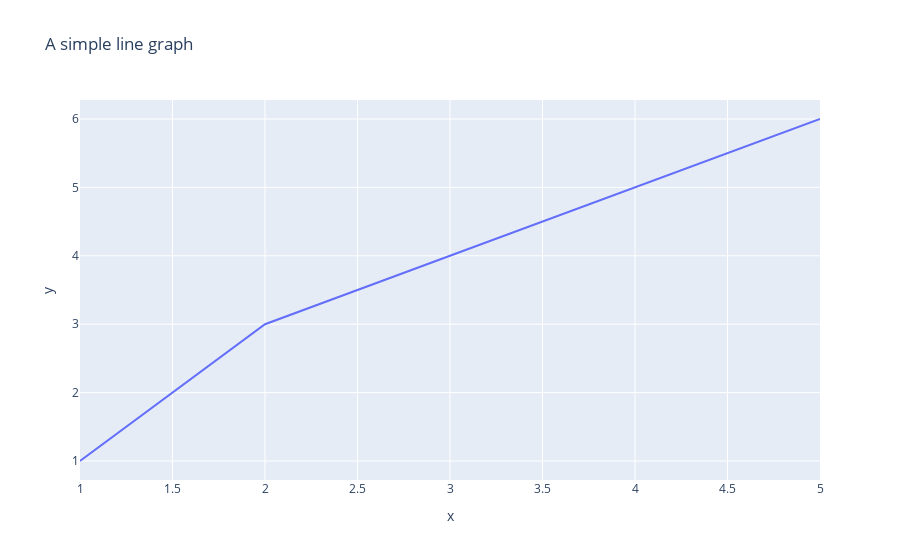

This figure's notebook cell:
### Markdown cell above
# Interactive Line Chart

### Code cell
import plotly.express as px

x = [1, 2, 3, 4, 5]
y = [1, 3, 4, 5, 6]
fig = px.line(x=x, y=y, title="A simple line graph")
fig.show()

### Figure 1 — Plotly figure (JSON) as saved in the notebook; plotly's stock layout.template omitted (floating-point values rounded to 4 significant figures)
{"data": [{"hovertemplate": "x=%{x}<br>y=%{y}<extra></extra>", "legendgroup": "", "line": {"color": "#636efa", "dash": "solid"}, "marker": {"symbol": "circle"}, "mode": "lines", "name": "", "orientation": "v", "showlegend": false, "type": "scatter", "x": [1, 2, 3, 4, 5], "xaxis": "x", "y": [1, 3, 4, 5, 6], "yaxis": "y"}], "layout": {"legend": {"tracegroupgap": 0}, "title": {"text": "A simple line graph"}, "xaxis": {"anchor": "y", "domain": [0, 1], "title": {"text": "x"}}, "yaxis": {"anchor": "x", "domain": [0, 1], "title": {"text": "y"}}}}
